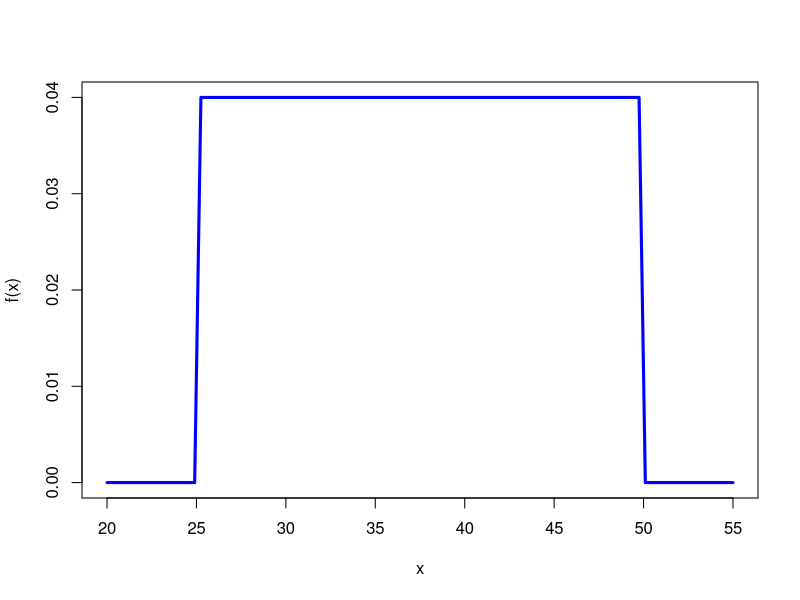
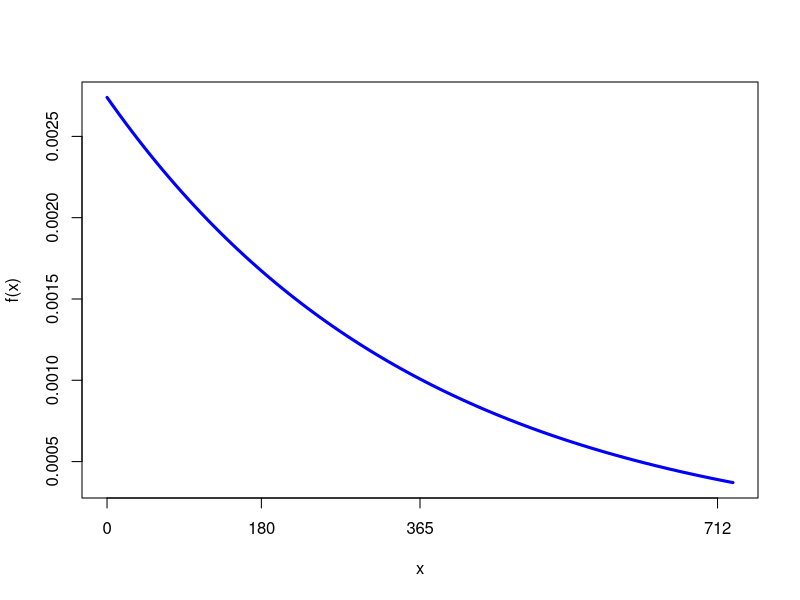

R code for these plots, in order:
## ---- chunk 1
#| include: false
g <- glue::glue
library(ggplot2)
sapply(list.files(here::here('R'), full.names = T), source)
## ---- chunk 2
curve(dunif(x, min = 25, max = 50), from = 20, to = 55, col = "blue", lwd = 3, ylab = "f(x)", xaxt = 'n')
axis(side = 1, at = seq(20, 55, by = 5))
## ---- chunk 3
curve(dexp(x, rate = 1/365), from = 0, to = 365*2, col = "blue", lwd = 3, ylab = "f(x)", xaxt = 'n')
axis(side = 1, at = c(0, 180, 365, 356*2))
## ---- chunk 4
pnorm(13, 12.9, 1.6) - pnorm(12, 12.9, 1.6)
## ---- chunk 5
1 - pnorm(16, 14.1, 1.6)
## ---- chunk 6
pnorm(10, 14.1, 1.6)
## ---- chunk 7
mu <- 185
sd <- 20
## ---- chunk 8
mu <- .2 * 25
sigma <- sqrt(.2 * .8 * 25)

pnorm(6.5, mu, sigma) - pnorm(3.5, mu, sigma)
## ---- chunk 9
pbinom(6, size = 25, prob = .2) - pbinom(3, size = 25, prob = .2)
## ---- chunk 10
mu <- .4 * 20
sigma <- sqrt(.4 * .6 * 20)

1 - pnorm(9.5, mu, sigma)
## ---- chunk 11
1 - pbinom(9, size = 20, prob = .4) 
## ---- chunk 12
mu <- .15*92
sigma <- sqrt(.15*.85*92)
## ---- chunk 13
(10.5 - mu)/sigma
## ---- chunk 14
pnorm(-.9635293)
## ---- chunk 15
pbinom(10, 92, .15)
## ---- chunk 16
(14.5 - mu)/sigma
## ---- chunk 17
(20.5 - mu)/sigma
## ---- chunk 18

dnorm(1.956256) - dnorm(0.204385)
## ---- chunk 19
(11.5 - mu)/sigma
## ---- chunk 20

dnorm(-0.6715507)
## ---- chunk 21
1 - pbinom(20, 25, .6)
## ---- chunk 22
mu <- .6 * 25
sigma <- sqrt(.6 * .4 * 25)

1 - pnorm(20.5, mu, sigma)
